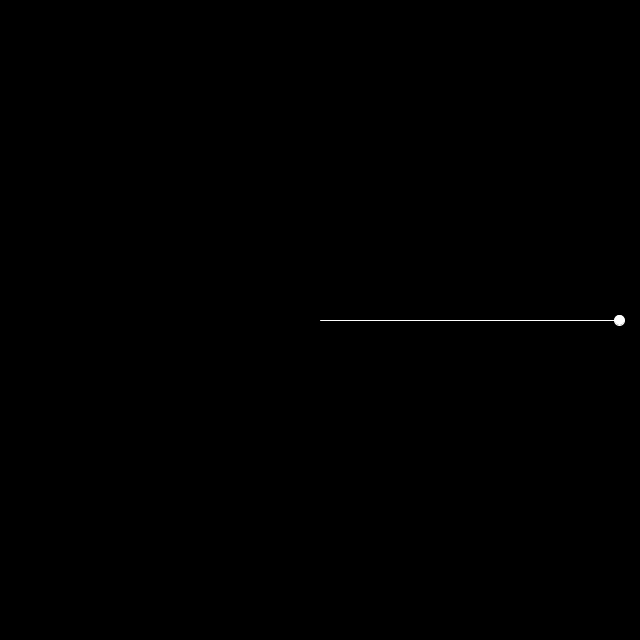
Frame 1 (no input)
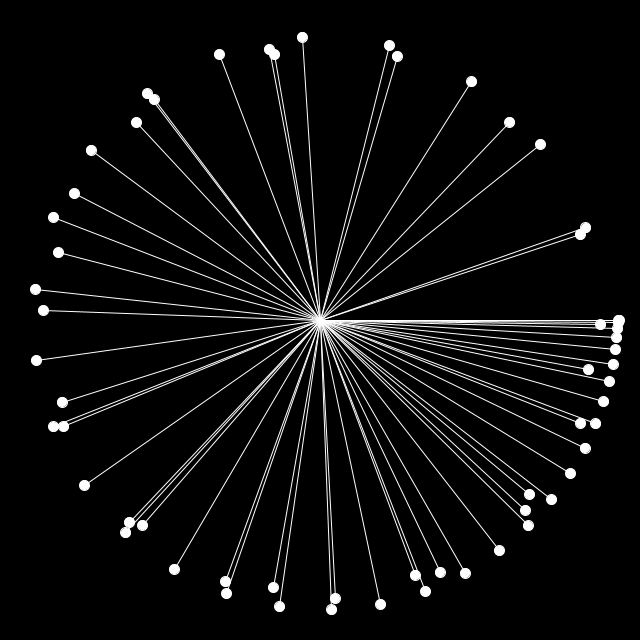
Frame 60 (the mouse pressed at the canvas centre just before this capture)
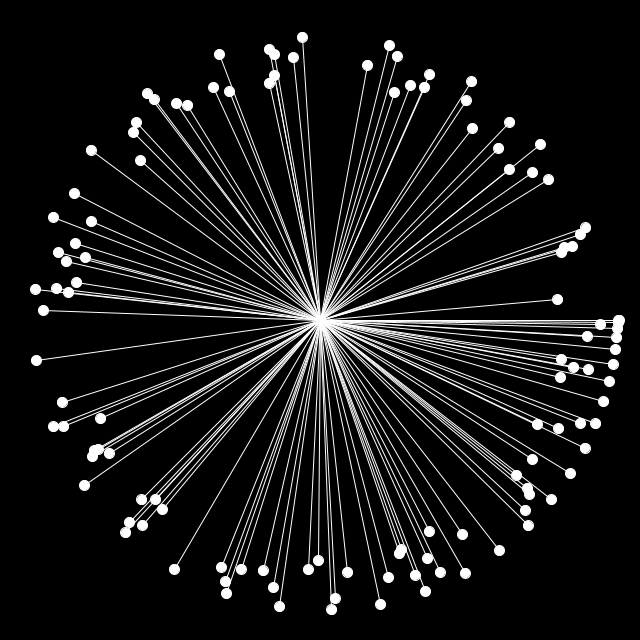
Frame 120 (the mouse held since frame 60 and released just before this capture)

The Processing sketch that drew these frames (run headless with seeded random() and noise(); from frame 60 on, the mouse is pressed at the canvas centre):

// Processing sketch: sketch_2_1_noise_pendulum
// ── sketch_2_1_noise_pendulum.pde
float r = 300;
float a = 0.0;
float aVel = 0.0;
float aAcc = 0.01;
float n = 0.02;

void setup(){
 size(640,640); 
 background(0);
}

void draw() {
  
  r -= noise(0.2);
  translate(width/2,height/2);
  float x = r * cos(a);
  float y = r * sin(a);
  fill(255);
  stroke(255);
  line(0,0,x,y);
  ellipse(x,y,10,10);
  
  a += aVel;
  aVel += aAcc;
  //aVel = constrain(aVel,0,0.2);
  
}
